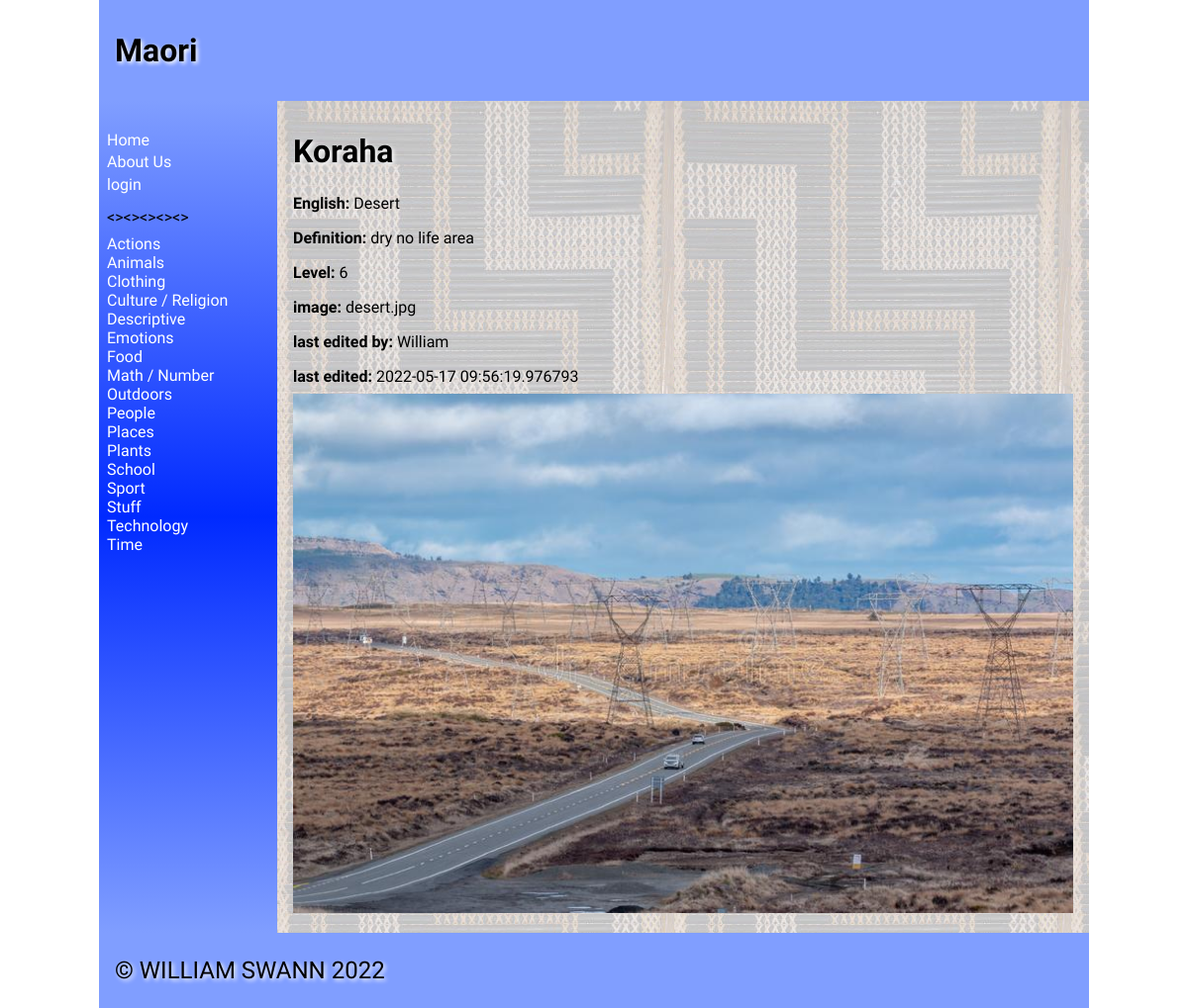
/name/382, run on an earlier commit of the app's database.
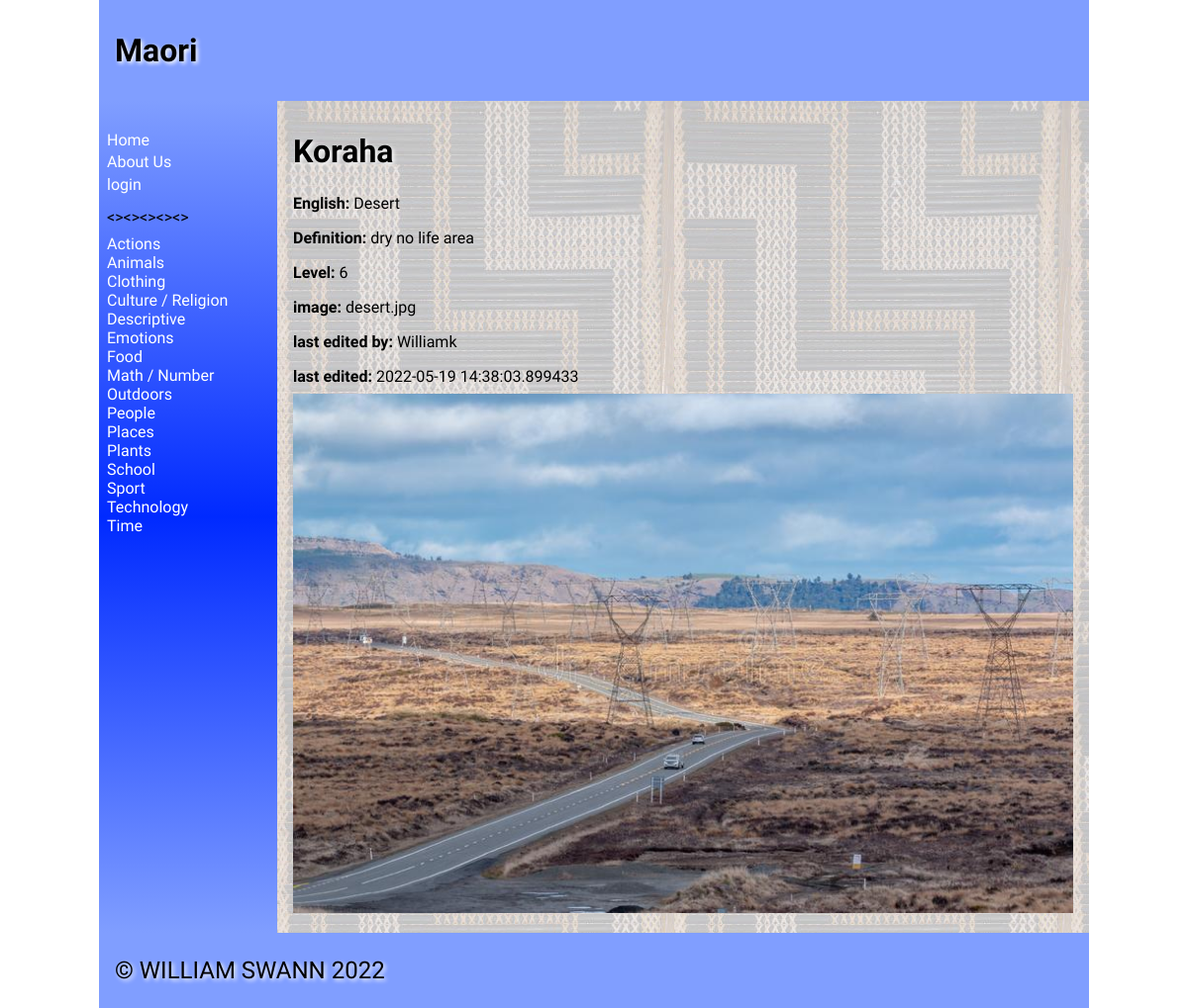
And on a later commit of the database.
### tables this page shows
CREATE TABLE "catalist"
(
    catali  varchar(30),
    cata_id integer
        constraint catalist_pk
            primary key autoincrement
);

CREATE TABLE "product"
(
    name_id    integer
        constraint product_pk
            primary key autoincrement,
    name       varchar(30),
    english    varchar(30),
    category   varchar(100),
    definition varchar(300),
    level      integer,
    image      varchar(100),
    cata_id    integer,
    date_time  vatchar(100),
    edited_by  varchar(30)
);

### app.py (the view, shortened to what this page needs)
@app.route("/name/<name_id>", methods=["GET", "POST"])
def render_maoriword(name_id):
    cata_list = sidenav1()
    con = create_connection(DB_NAME)
    query = """SELECT name_id, name, english, cata_id, category, definition, level, image, date_time,edited_by FROM product WHERE name_id=? ORDER BY name"""
    cur = con.cursor()
    cur.execute(query, (name_id,))
    maori_list = cur.fetchall()
    query = """SELECT cata_id, catali FROM catalist WHERE cata_id=?"""
    cur = con.cursor()
    cur.execute(query, (maori_list[0][3],))
    cata_names_list = cur.fetchall()
    return render_template("name.html", cata_names_list=cata_names_list, catagories=cata_list, maori=maori_list,
                           logged_in=is_logged_in(), teacher=is_teacher())

### app.py (called while the page is built)
def create_connection(db_file):
    try:
        connection = sqlite3.connect(db_file)
        return connection
    except Error as e:
        print(e)
    return None

def sidenav1(): #this function grabs all of the items from the product table and puts them into a list for the side nav
    con = create_connection(DB_NAME)
    query = """SELECT cata_id, catali FROM catalist ORDER BY catali"""
    cur = con.cursor()
    cur.execute(query)
    cata_list = cur.fetchall()
    con.commit()
    con.close()
    return cata_list

def is_logged_in():
    if session.get("email") is None:
        print("not logged in")
        return False
    else:
        print("logged in")
        return True

def is_teacher():
    if session.get("teacher") == "on":
        print("is Teacher")
        return True
    else:
        print("not Teacher")
        return False

### templates/name.html (shortened to what this page needs)
{% extends 'base1.html' %}
{% block main %}
           {% for product in maori%}
                <h1>{{ product[1] }}</h1>
                <p><strong>English: </strong>{{ product[2] }}</p>
                <p><strong>Definition: </strong>{{ product[5] }}</p>
                <p><strong>Level: </strong>{{ product[6] }}</p>
                <p><strong>image: </strong>{{ product[7] }}</p>
                <p><strong>last edited by: </strong>{{ product[9] }}</p>
                <p><strong>last edited: </strong>{{ product[8] }}</p>
                <img src="/static/images/{{ product[7] }}">
                {%endfor%}
{% endblock %}

### templates/base1.html (shortened to what this page needs)
<!doctype html>
<html lang="en">
<head>
	<link href="{{ url_for('static', filename='style.css') }}" rel="stylesheet">
</head>
<body>
	<div id="container">
		<header>
			<h1>Maori{% block heading %}{% endblock %}</h1>
		</header>
		<nav>
			<ul>
                <li><a href="\">Home</a></li>
            <a href="/contact">About Us</a><li>
			{% if logged_in %}
			<a href="/logout">logout</a><li>
			{% else %}
            <a href="/login">login</a><li>
			{% endif %}
				<p><><><><><></p>
			{% for catalist in catagories %}
        <div>
            <a href="/catagories/{{ catalist[0] }}">{{ catalist[1] }}</a>
        </div>
    		{% endfor %}
			</ul>
		</nav>
		<main>
            {% block main%}{% endblock %}
        </main>
		<footer>
			<p>
				&copy; WILLIAM SWANN 2022
			</p>
		</footer>
	</div>
</body>
</html>

### static/style.css (style rules this page uses)
* { font-family: Comfortaa, sans-serif; margin: 0; padding: 0; box-sizing: border-box; }
#container { display: grid; grid-template-columns: 75px auto; grid-template-areas: 'nav header' 'main main' 'footer footer'; }
header { grid-area: header; background-color: #809eff; padding: 1rem; }
nav { grid-area: nav; }
main { grid-area: main; padding: 1rem; background-color: #edd; }
h1, h2, h3, h4 { padding: 1rem 0; font-family: 'Suez One', serif; color: #000; text-shadow: 2px 2px 4px #fff; }
p { padding: 0.5rem 0; }
a { color: #222; }
img { width: 100%; }
footer { grid-area: footer; padding: 1rem; background-color: #809eff; }
footer p { color: #000000; text-shadow: 2px 2px 4px #fff; font-size: 1.5rem; }
@media only screen and (min-width: 768px) { #container { grid-template-columns: 180px auto; grid-template-areas: 'header header' 'nav main' 'footer footer'; } }
@media only screen and (min-width: 768px) { nav { background: linear-gradient(180deg, rgb(128, 158, 255) 0%, rgb(0, 42, 255) 50%, rgb(128, 158, 255) 100%); padding: 0.5rem; } }
@media only screen and (min-width: 768px) { nav ul { list-style: none; } }
@media only screen and (min-width: 768px) { nav li { padding: 0.2rem 0; } }
@media only screen and (min-width: 768px) { nav a { color: #fff; text-decoration: none; } }
@media only screen and (min-width: 768px) { main { background-image: url('poutama.jpg'); background-color: rgba(0, 59, 255, 0.18); } }
@media only screen and (min-width: 1000px) { #container { width: 1000px; margin: auto; } }

What changed in the data, as far as the page shows it:
removed catalist: catali "Stuff"
changed product "Koraha": edited_by "William" → "Williamk"; date_time "2022-05-17 09:56:19.976793" → "2022-05-19 14:38:03.899433"
